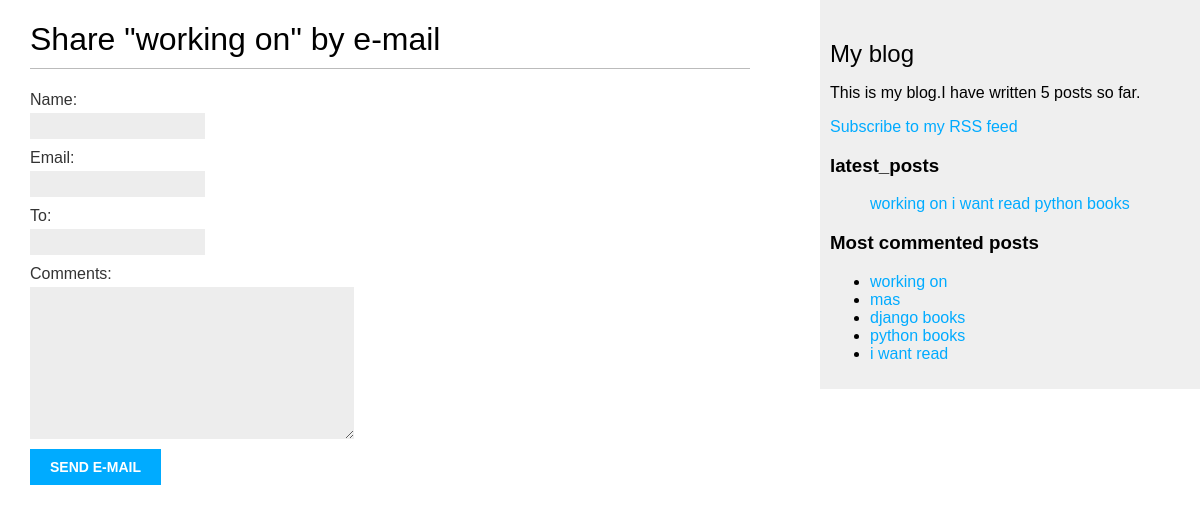
The app's page /blog/7/share/, older data.
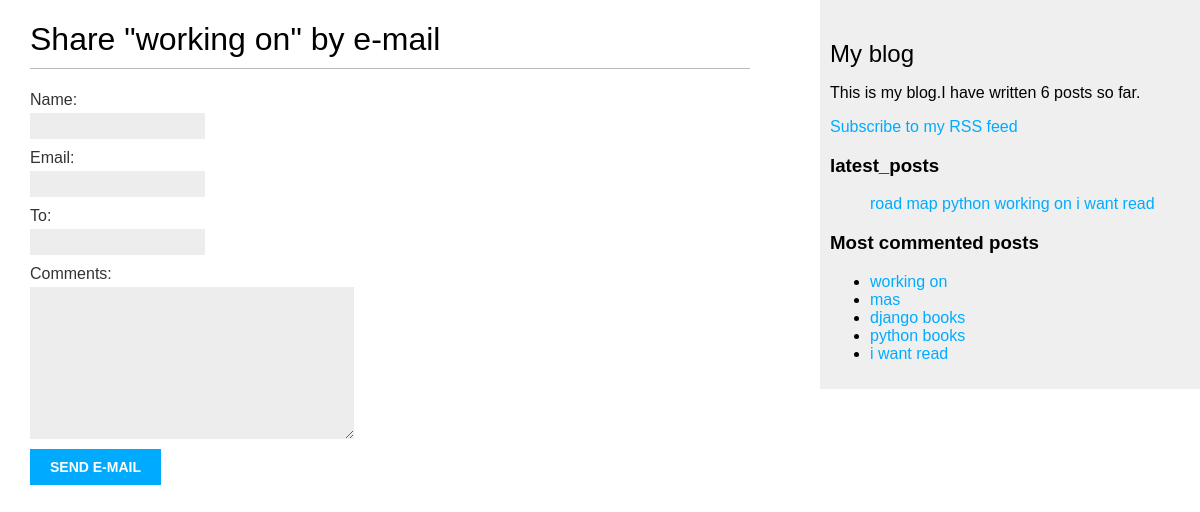
The same page, newer data.
### blog/models.py (models this page shows, shortened)
class Post(models.Model):
    STATUS_CHOICES = (
      ('draft', 'Draft'),
      ('published', 'Published'),
    )
    title = models.CharField(max_length=250)
    slug = models.SlugField(max_length=250,
                           unique_for_date='publish')
    author = models.ForeignKey(User, on_delete=models.CASCADE,
                               related_name='blog_posts')
    body = models.TextField()
    publish = models.DateTimeField(default=timezone.now)
    created = models.DateTimeField(auto_now_add=True)
    updated = models.DateTimeField(auto_now=True)
    status = models.CharField(max_length=10,
                              choices=STATUS_CHOICES,
                              default='draft')
    objects = models.Manager()  # The default manager.
    published = PublishedManager()  # Our custom manager.
    tags = TaggableManager()
    class Meta:
      ordering = ('-publish',)
    def get_absolute_url(self):
        return reverse('blog:post_detail',
                   args=[self.publish.year,
                        self.publish.month,
              self.publish.day, self.slug])

### blog/views.py (the view)
# urls.py: path('<int:post_id>/share/',post_share, name='post_share'),
def post_share(request, post_id):
    post = get_object_or_404(Post, id=post_id, status='published')
    send = False
    if request.method == 'POST':
        form = EmailPostForm(request.POST)
        if form.is_valid():
           cd = form.cleaned_data
           post_url = request.build_absolute_uri(post.get_absolute_url())
           subject = f"{cd['name']} recommends you read" f"{post.title}"
           message =f"Read {post.title} at {post_url}\n\n" \
               f"{cd['name']}\'s comments: {cd['comments']}"
           send_mail(subject, message, 'admin@myblog.com', [cd['to']])
           send = True
    else:
        form = EmailPostForm()
    return render(request, 'blog/post/share.html', {'post': post, 'form': form, 'send':send})

### blog/forms.py
class EmailPostForm(forms.Form):
  name = forms.CharField(max_length=25)
  email = forms.EmailField()
  to = forms.EmailField()
  comments = forms.CharField(required=False,
                             widget=forms.Textarea)

### blog/models.py (called while the page is built)
      def get_queryset(self):
          return super(PublishedManager, self).get_queryset() \
                                       .filter(status='published')

### blog/templatetags/blog_tags.py (called while the page is built)
@register.simple_tag
def total_posts():
  return Post.published.count()

@register.inclusion_tag('blog/post/latest_posts.html')
def show_latest_posts(count=5):
  latest_posts = Post.published.order_by('-publish')[:count]
  return {'latest_posts':latest_posts}

@register.simple_tag
def get_most_commented_posts(count=5):
  return Post.published.annotate(
    total_comments=Count('comments')
  ).order_by('-total_comments')[:count]

### blog/templates/blog/post/share.html (shortened to what this page needs)
{% extends 'blog/base.html' %}
{% block content %}
  {% if sent %}
    <h1>E-mail successfully sent </h1>
    <p>
        "{{ post.title }}" was successfuly sent to {{ from.cleaned_data.to }} .
    </p>
  {% else %}
     <h1>Share "{{ post.title }}" by e-mail </h1>
     <form method="post">
      {{ form.as_p }}
      <input type="submit" value="Send e-mail">
     </form>
  {% endif %}
{% endblock content %}

### blog/templates/blog/base.html (shortened to what this page needs)
{% load blog_tags %}
{% load static %}
<!DOCTYPE html>
<html>
<head>
 <link href="{% static "css/blog.css" %}" rel="stylesheet">
</head>
<body>
 <div id="content">
 {% block content %}
 {% endblock %}
 </div>
 <div id="sidebar">
 <h2>My blog</h2>
 <p>This is my blog.I have written {% total_posts %} posts so far. </p>
 <p>
  <a href="{% url 'blog:post_feed' %}">Subscribe to my RSS feed </a>
 </p>
 <h3>latest_posts</h3>
 {% show_latest_posts  3 %}
 <h3>Most commented posts</h3>
 {% get_most_commented_posts as most_commented %}
 <ul>
  {% for post  in most_commented %}
  <li>
    <a href="{{ post.get_absolute_url }}">{{ post.title }}</a>
  </li>
  {% endfor %}
 </ul>
 </div>
</body>
</html>

### blog/templates/blog/post/latest_posts.html
<ul>
  {% for post in latest_posts %}
    <a href="{{ post.get_absolute_url }}">{{ post.title }}</a>
  {% endfor %}
</ul>

Row changes from the older to the newer data that the page shows:
no longer on one of the page's lists (row unchanged): Post: title "python books"
added Post: title "road map python", shown under "latest_posts"
Text that changed along with them:
text no longer shown: "5"
text now shown: "6"
